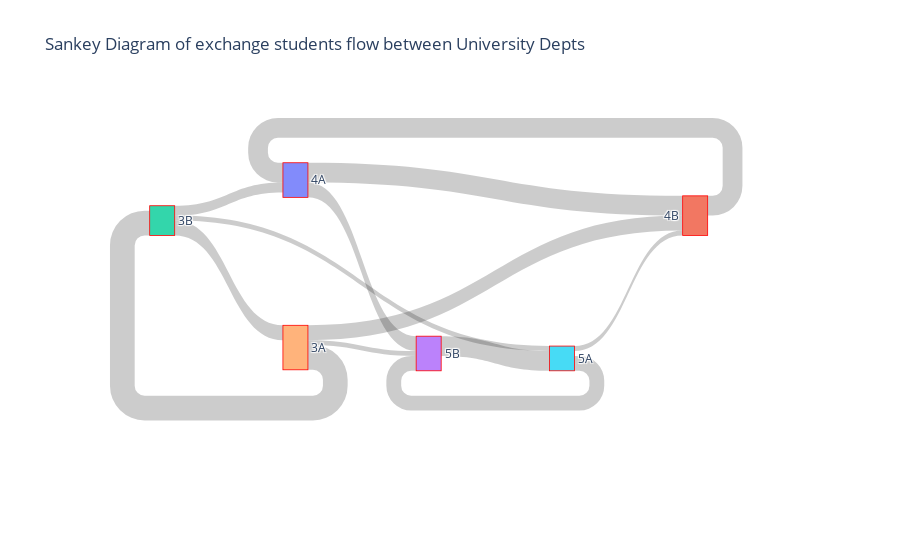

The code cell stored with this chart in its notebook:
### Code cell
import pandas as pd
import plotly.graph_objects as gr

# PURPOSE: Create a flow graph to show the exchange student flow between the Depts of 2 Universities
#The A character indicates the first University
#The B character indicates the second University
#The numbers 3,4,5 indicate the different Depts (3: Statistics, 4:Math, 5: Physics)
data = {
    'Sending_Dept': ['5A', '4A', '5B', '5A', '4B', '4A', '3A', '3B', '3A', '3B', '3A', '3B'],
    'Accepting_Dept': ['4B', '5B', '5A', '5B', '4A', '4B', '5B', '5A', '4B', '4A', '3B', '3A'],
    'FlowValue': [1, 3, 4, 3, 4, 4, 1, 1, 3, 2, 5, 3]
}

df = pd.DataFrame(data)

# Step 1: Create a list of unique departments.
#Convert to sets and use a union to ensure that no duplicates exist
unique_departments = set(df['Sending_Dept']).union(set(df['Accepting_Dept']))
Depts = list(unique_departments)

# Step 2: Assign each department a unique index. Do this by using an enumeration
#It creates pairs like '4A': 0, '4B': 1
Dept_indices = {}
for i, dept in enumerate(Depts):
    Dept_indices[dept] = i

print(f"Dept indices are: {Dept_indices}")

# Step 3: Prepare data for Plotly visualization.
# Convert department names in 'Sending_Dept' and 'Accepting_Dept' to their indices.
sending_indices = []
for dept in df['Sending_Dept']:
    dept_index = Dept_indices[dept]
    sending_indices.append(dept_index)
    
print(f"Sending indices are: {sending_indices}")

accepting_indices = []
for dept in df['Accepting_Dept']:
    dept_index = Dept_indices[dept]
    accepting_indices.append(dept_index)

# Convert 'FlowValue' column to a list.
flowvalues = df['FlowValue'].tolist()


# Sankey diagram
fig = gr.Figure(data=[gr.Sankey(
    node=dict( pad=10,thickness=25,line=dict(color="red", width=0.8),label=Depts,),
    link=dict(source=sending_indices,target=accepting_indices,value=flowvalues
    ))])

fig.update_layout(title_text="Sankey Diagram of exchange students flow between University Depts", font_size=12)
fig.show()

### Figure 1 — Plotly figure (JSON) as saved in the notebook; plotly's stock layout.template omitted (floating-point values rounded to 4 significant figures)
{"data": [{"link": {"source": [5, 0, 3, 5, 1, 0, 4, 2, 4, 2, 4, 2], "target": [1, 3, 5, 3, 0, 1, 3, 5, 1, 0, 2, 4], "value": [1, 3, 4, 3, 4, 4, 1, 1, 3, 2, 5, 3]}, "node": {"label": ["4A", "4B", "3B", "5B", "3A", "5A"], "line": {"color": "red", "width": 0.8}, "pad": 10, "thickness": 25}, "type": "sankey"}], "layout": {"font": {"size": 12}, "title": {"text": "Sankey Diagram of exchange students flow between University Depts"}}}
